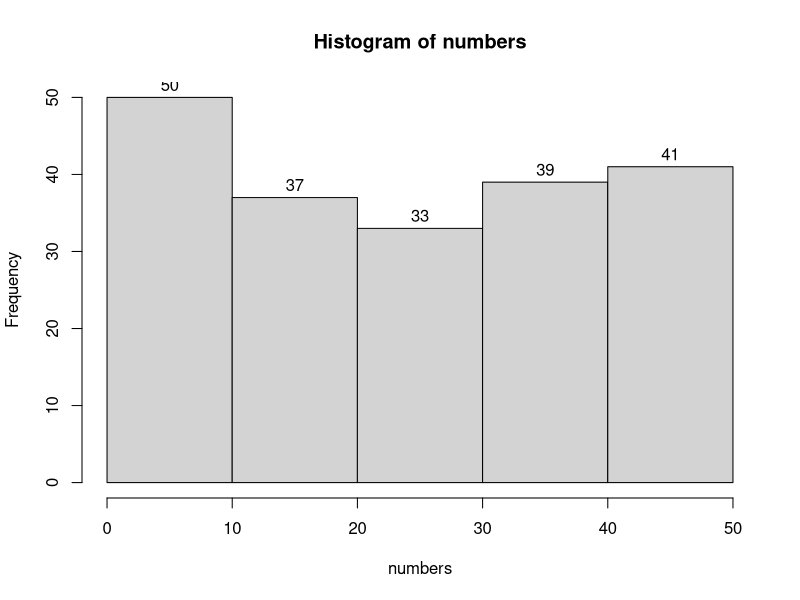

This figure's R source:
## ---- chunk 1
# We are creating a vector c and we are populating it with 15 values
# Then we assign it to a variable called Age

Age <- c(18, 18, 20, 32, 45, 33, 19, 19, 20, 58, 63, 21, 19, 19, 18)

# If we call the variable Age we will get all 15 values
Age

# But we can also access any of the 15 entries we want by calling its "location"
Age[7]
## ---- chunk 2
# We are creating a vector c and we are populating it with 5 prices.
# The prices could be in £ or any other currency (we only type the value in).
# Then we assign our vector to a variable called Prices.

Prices <- c(115, 120, 200, 300, 500)

# call Price to see the values in the console

Prices

# We now want a new variable that will include the old prices doubled.
# We can call the new variable anything we want, let us call it Newprices

Newprices <- 2*Prices
# call Price to see the values in the console
Newprices


# But we can also access any of the 15 entries we want by calling its "location"
Age[7]
## ---- chunk 3

# I am using a R function called sample.int()
# This function creates random integer numbers
numbers <- sample.int(10, 5, replace = TRUE)

numbers

## ---- chunk 4
# Similarly as above, I will call sample.int()
# But this time I need 200 numbers between 1 and 50.
# See how my arguments have now changed.
numbers <- sample.int(50, 200, replace = TRUE)
numbers

# Now we will call a new function to help us group our data.
# First put them in 5 groups. The numbers in c() declare the numbers # that define each group. Because I generated numbers from 1 to 50
# I chose to split them in groups of 0-10, 10-20, 20-30, 30-40, # # 40-50

groups <- cut(numbers, breaks = c(0,10,20,30,40,50), right = TRUE)

# Now I can produce my frequency table using another function
# This function is called summary () and uses an object as argument
# we will use the object groups that we created just above.
summary(groups)


# We will now use a new function called hist that creates  
# histograms.
# Note that this function has to work with the original numbers
# and not with the groups.


hist(numbers, breaks = 5, labels = TRUE)
## ---- chunk 5
set.seed(1234)
observations <- sample.int(100, 500, replace = TRUE)
